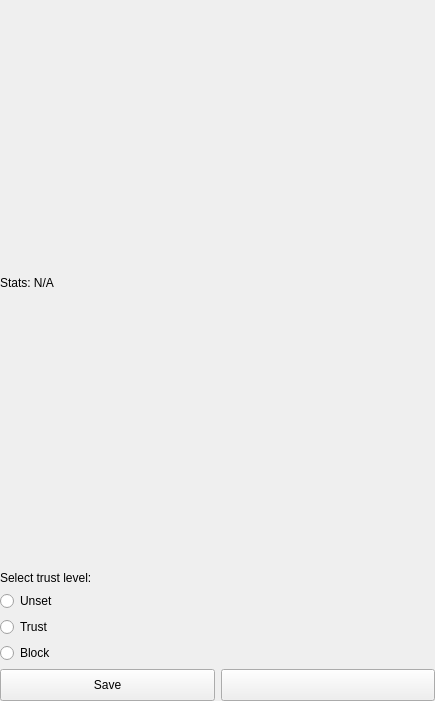
<?xml version="1.0" encoding="UTF-8"?>
<ui version="4.0">
 <class>PairingTrustActivity</class>
 <widget class="QWidget" name="PairingTrustActivity">
  <property name="geometry">
   <rect>
    <x>0</x>
    <y>0</y>
    <width>435</width>
    <height>701</height>
   </rect>
  </property>
  <property name="windowTitle">
   <string>Edit Trust</string>
  </property>
  <layout class="QVBoxLayout" name="verticalLayout">
   <property name="leftMargin">
    <number>0</number>
   </property>
   <property name="topMargin">
    <number>0</number>
   </property>
   <property name="rightMargin">
    <number>0</number>
   </property>
   <property name="bottomMargin">
    <number>0</number>
   </property>
   <item>
    <widget class="PortableIDWidget" name="widgetParticipantCertificate" native="true">
     <property name="sizePolicy">
      <sizepolicy hsizetype="Minimum" vsizetype="Expanding">
       <horstretch>0</horstretch>
       <verstretch>0</verstretch>
      </sizepolicy>
     </property>
    </widget>
   </item>
   <item>
    <widget class="QLabel" name="labelStats">
     <property name="text">
      <string>Stats: N/A</string>
     </property>
    </widget>
   </item>
   <item>
    <widget class="TrustSymbolWidget" name="widgetTrustLevel" native="true">
     <property name="sizePolicy">
      <sizepolicy hsizetype="Expanding" vsizetype="Expanding">
       <horstretch>0</horstretch>
       <verstretch>0</verstretch>
      </sizepolicy>
     </property>
     <property name="svgURL" stdset="0">
      <string>:/icons/block.svg</string>
     </property>
    </widget>
   </item>
   <item>
    <layout class="QVBoxLayout" name="verticalLayout_2">
     <item>
      <widget class="QLabel" name="label">
       <property name="text">
        <string>Select trust level:</string>
       </property>
      </widget>
     </item>
     <item>
      <widget class="QRadioButton" name="radioButtonTrustUnset">
       <property name="text">
        <string>Unset</string>
       </property>
       <attribute name="buttonGroup">
        <string notr="true">buttonGroupTrust</string>
       </attribute>
      </widget>
     </item>
     <item>
      <widget class="QRadioButton" name="radioButtonTrustSet">
       <property name="text">
        <string>Trust</string>
       </property>
       <attribute name="buttonGroup">
        <string notr="true">buttonGroupTrust</string>
       </attribute>
      </widget>
     </item>
     <item>
      <widget class="QRadioButton" name="radioButtonTrustBlock">
       <property name="text">
        <string>Block</string>
       </property>
       <attribute name="buttonGroup">
        <string notr="true">buttonGroupTrust</string>
       </attribute>
      </widget>
     </item>
    </layout>
   </item>
   <item>
    <layout class="QHBoxLayout" name="horizontalLayout_2">
     <item>
      <widget class="QPushButton" name="pushButtonSaveTrust">
       <property name="sizePolicy">
        <sizepolicy hsizetype="Minimum" vsizetype="Minimum">
         <horstretch>0</horstretch>
         <verstretch>0</verstretch>
        </sizepolicy>
       </property>
       <property name="minimumSize">
        <size>
         <width>32</width>
         <height>32</height>
        </size>
       </property>
       <property name="text">
        <string>Save</string>
       </property>
      </widget>
     </item>
     <item>
      <widget class="QPushButton" name="pushButtonRemoveTrust">
       <property name="minimumSize">
        <size>
         <width>32</width>
         <height>32</height>
        </size>
       </property>
       <property name="text">
        <string/>
       </property>
       <property name="icon">
        <iconset resource="../../libres/resources/icons.qrc">
         <normaloff>:/icons/trash.svg</normaloff>:/icons/trash.svg</iconset>
       </property>
      </widget>
     </item>
    </layout>
   </item>
  </layout>
 </widget>
 <customwidgets>
  <customwidget>
   <class>PortableIDWidget</class>
   <extends>QWidget</extends>
   <header location="global">node/PortableIDWidget.hpp</header>
   <container>1</container>
  </customwidget>
  <customwidget>
   <class>TrustSymbolWidget</class>
   <extends>QWidget</extends>
   <header location="global">pairing/TrustSymbolWidget.hpp</header>
   <container>1</container>
  </customwidget>
 </customwidgets>
 <resources>
  <include location="../../libres/resources/icons.qrc"/>
 </resources>
 <connections>
  <connection>
   <sender>pushButtonSaveTrust</sender>
   <signal>clicked()</signal>
   <receiver>PairingTrustActivity</receiver>
   <slot>saveTrust()</slot>
   <hints>
    <hint type="sourcelabel">
     <x>107</x>
     <y>683</y>
    </hint>
    <hint type="destinationlabel">
     <x>217</x>
     <y>350</y>
    </hint>
   </hints>
  </connection>
  <connection>
   <sender>pushButtonRemoveTrust</sender>
   <signal>clicked()</signal>
   <receiver>PairingTrustActivity</receiver>
   <slot>removeTrust()</slot>
   <hints>
    <hint type="sourcelabel">
     <x>327</x>
     <y>683</y>
    </hint>
    <hint type="destinationlabel">
     <x>217</x>
     <y>350</y>
    </hint>
   </hints>
  </connection>
 </connections>
 <slots>
  <slot>saveTrust()</slot>
  <slot>removeTrust()</slot>
 </slots>
 <buttongroups>
  <buttongroup name="buttonGroupTrust"/>
 </buttongroups>
</ui>
